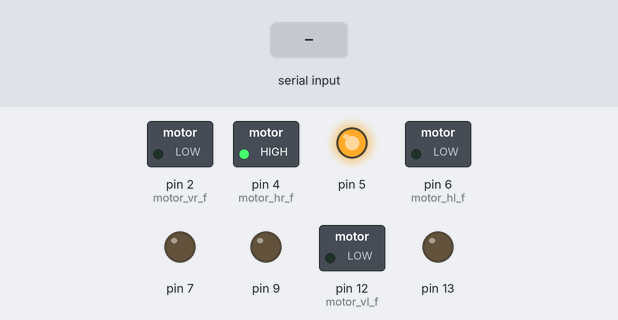
Simulated run of this sketch. Board: Arduino Uno, built with avr-gcc and run on an emulated ATmega328P. Shown: switched loads named in the sketch (green lamp = pin HIGH), output pins drawn as LEDs (lit = HIGH). The inputs (shaded band) are chosen by the test bench. Pins used as bus, display or sensor lines are not drawn; what the sketch prints to the serial monitor is not drawn.

Above: at 1.2 s.
1.3 s: "1" received over the second serial link
Timing chart, 0 to 4.3 s (numbered marks = the images above; inputs shaded):
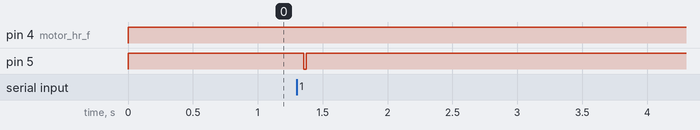

Measured:
- after the input at 1.3 s, pin 5: HIGH → LOW after 0.05 s, → HIGH 0.02 s later

The sketch:

caribbean_code.ino
```cpp
#include <SoftwareSerial.h>
#define SSerialRX        10  //Serial Receive pin
#define SSerialTX        11  //Serial Transmit pin
#define SSerialTxControl 3   //RS485 Direction control
#define RS485Transmit    HIGH
#define RS485Receive     LOW
SoftwareSerial RS485Serial(SSerialRX, SSerialTX); // RX, TX
int byteReceived;
int byteSent;

#define motor_hr_f 4
#define motor_hr_r 5
#define motor_hl_f 6
#define motor_hl_r 9
#define motor_vr_f 2
#define motor_vr_r 7
#define motor_vl_f 12
#define motor_vl_r 13

class MOTOR {
  public:
  void attach(byte, byte);
  void write(boolean);
  void stop();

  private:
   byte in1;
   byte in2;
   boolean state;
   boolean pstate;
   }motor1,motor2,motor3,motor4;

   void setup()
   {
     motor1.attach(motor_hr_f,motor_hr_r);
     motor2.attach(motor_hl_f,motor_hl_r);
     motor3.attach(motor_vr_f,motor_vr_r);
     motor4.attach(motor_vl_f,motor_vl_r);
     pinMode(SSerialTxControl, OUTPUT);
     digitalWrite(SSerialTxControl, RS485Receive);  // Init Transceiver
     RS485Serial.begin(4800);
     Serial.begin(9600);

   }

   void loop()
   {
//   if (RS485Serial.available())
//     {
//        byteSent = RS485Serial.read();
//
//      motor1.write(1);
//      motor2.write(1);
//      motor3.write(1);
//      motor4.write(1);
//      Serial.println("up is held");
//
//     }
 if (RS485Serial.available())
  {
    byteSent = RS485Serial.read();   // Read the byte
     motor1.write(1);
    delay(10);

    digitalWrite(SSerialTxControl, RS485Transmit);  // Enable RS485 Transmit
    delay(10);
    digitalWrite(SSerialTxControl, RS485Receive);  // Disable RS485 Transmit
    Serial.println("up is held !!!");
   }
else{
  motor1.stop();
  delay(10);
}
   }
void MOTOR::attach(byte MO1, byte MO2 )
{

 MOTOR::in1=MO1;
 MOTOR::in2=MO2;

 pinMode(MO1,OUTPUT);
 pinMode(MO2,OUTPUT);
}


void MOTOR::write(boolean MOdir)
{
      MOTOR::state=MOdir ;

      if(state!=pstate)
      {
  digitalWrite(in1,HIGH);
  digitalWrite(in2,HIGH);
  delay(50);
  //Serial.println("here");
      }

  digitalWrite(in1,MOdir);
  MOdir=!MOdir ;
  digitalWrite(in2,MOdir);
  pstate=state ;
}

void MOTOR::stop()
{
  digitalWrite(in1,HIGH);
  digitalWrite(in2,HIGH);
}
```
